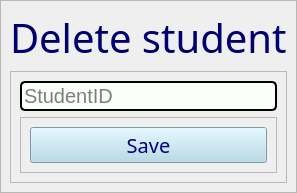
               <widget class="QWidget" name="page12">
                <layout class="QVBoxLayout" name="verticalLayout_44">
                 <property name="spacing">
                  <number>0</number>
                 </property>
                 <property name="leftMargin">
                  <number>0</number>
                 </property>
                 <property name="topMargin">
                  <number>0</number>
                 </property>
                 <property name="rightMargin">
                  <number>0</number>
                 </property>
                 <property name="bottomMargin">
                  <number>0</number>
                 </property>
                 <item>
                  <widget class="QFrame" name="frame_66">
                   <property name="frameShape">
                    <enum>QFrame::StyledPanel</enum>
                   </property>
                   <property name="frameShadow">
                    <enum>QFrame::Raised</enum>
                   </property>
                   <layout class="QVBoxLayout" name="verticalLayout_45">
                    <item alignment="Qt::AlignHCenter|Qt::AlignVCenter">
                     <widget class="QLabel" name="label_26">
                      <property name="font">
                       <font>
                        <family>Arial Rounded MT Bold</family>
                        <pointsize>30</pointsize>
                       </font>
                      </property>
                      <property name="styleSheet">
                       <string notr="true">color: rgb(0, 0, 112);
border-color: rgb(251, 255, 249);
</string>
                      </property>
                      <property name="text">
                       <string>Delete student</string>
                      </property>
                     </widget>
                    </item>
                    <item>
                     <widget class="QFrame" name="frame_67">
                      <property name="frameShape">
                       <enum>QFrame::StyledPanel</enum>
                      </property>
                      <property name="frameShadow">
                       <enum>QFrame::Raised</enum>
                      </property>
                      <layout class="QVBoxLayout" name="verticalLayout_46">
                       <item>
                        <widget class="QLineEdit" name="lineEdit_9">
                         <property name="font">
                          <font>
                           <pointsize>15</pointsize>
                          </font>
                         </property>
                         <property name="styleSheet">
                          <string notr="true">border: 2px solid  ;
border-radius: 5px;
background-color: rgb(251, 255, 249);</string>
                         </property>
                         <property name="placeholderText">
                          <string>StudentID</string>
                         </property>
                        </widget>
                       </item>
                       <item alignment="Qt::AlignTop">
                        <widget class="QFrame" name="frame_68">
                         <property name="frameShape">
                          <enum>QFrame::StyledPanel</enum>
                         </property>
                         <property name="frameShadow">
                          <enum>QFrame::Raised</enum>
                         </property>
                         <layout class="QHBoxLayout" name="horizontalLayout_23">
                          <item>
                           <widget class="QPushButton" name="delete_save_Button_student">
                            <property name="font">
                             <font>
                              <family>Arial Rounded MT Bold</family>
                              <pointsize>15</pointsize>
                             </font>
                            </property>
                            <property name="styleSheet">
                             <string notr="true">color: rgb(0, 0, 127);
border-color: rgb(173, 216, 230);
background-color: rgb(173, 216, 230);</string>
                            </property>
                            <property name="text">
                             <string>Save</string>
                            </property>
                            <property name="shortcut">
                             <string>Return</string>
                            </property>
                           </widget>
                          </item>
                         </layout>
                        </widget>
                       </item>
                      </layout>
                     </widget>
                    </item>
                   </layout>
                  </widget>
                 </item>
                </layout>
               </widget>
